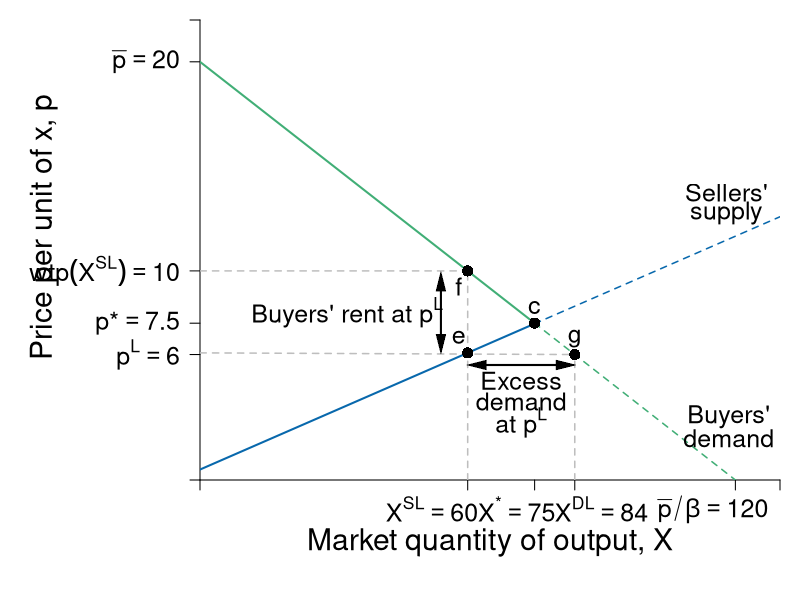

Write R code to recreate this figure.
require(shape)
pdf(file = "competitionmarkets/demand_supply_excess_D.pdf", width = 9, height = 7)

#Set parameters for graphics
pointsize <- 1.8
axislabelsize <- 1.8
labelsize <- 1.5
namesize <- 1.8
annotatesize <- 1.5
graphlinewidth <- 2
segmentlinewidth <- 1.5

COL <- c("#7fc97f", "#beaed4", "#fdc086", "#ffff99", "#386cb0", "#f0027f", "#bf5b17", "#666666")
COLA <- c("#e0f3db", "#99d8c9","#66c2a4","#41ae76", "#238b45", "#005824")
COLB <- c("#c6dbef", "#4eb3d3", "#2b8cbe", "#0868ac","#084081")
COLC <- c("#fcfbfd", "#efedf5", "#dadaeb", "#bcbddc", "#9e9ac8", "#807dba", "#6a51a3", "#54278f", "#3f007d")

par(mar =  c(6, 10, 1, 1))

Demand <- function(x, rmax = 20, xmax = 12, n = 10) {
  rmax - (rmax/(n*xmax))*x
}

mrsA <- function(x, rmax = 20, xmax = 10) {
  rmax - (rmax/xmax)*x
}

uA <- function(x, y, rmax = 20, xmax = 10) {
  y + rmax*x - (1/2)(rmax/xmax)*x^2
}


#Supply <- function(x, c1 = 0, c2 = 0.05){
#  c1 + 2*c2*x
#}

# New Supply
Supply <- function(x, c1 = 0.5, c2 = 0.0465){
  c1 + 2*c2*x
}

xlims <- c(0, 130)
ylims <- c(0, 22)

npts <- 501 
x <- seq(xlims[1], xlims[2], length.out = npts)
y <- seq(ylims[1], ylims[2], length.out = npts) 
a <- c(46.08, 55, 64)
b <- c(46.08, 55, 64)

plot(0, 0, xlim = xlims, ylim = ylims, type = "n",
     xlab = expression(paste("")),
     ylab = expression(paste("")), 
     xaxt = "n", 
     yaxt = "n", 
     cex.lab = axislabelsize, 
     bty = "n",
     xaxs="i", 
     yaxs="i")

# ticksy <- seq(from = 0, to = ylims[2], by = 2)
# ylabels <- seq(from = 0, to = ylims[2], by = 2)
# ticksx <- seq(from = 0, to = xlims[2], by = 2)
# xlabels <- seq(from = 0, to = xlims[2], by = 2)
ticksy <- c(0, 6, 7.5, Demand(x = 60), 20, ylims[2])
#ylabels <- c(NA, expression(paste(p^L)), expression(paste(p,"*")), expression(paste(wtp(X^{SL}))), expression(paste(bar(p))), NA)
ylabels <- c(NA, expression(paste(p^L) == 6), expression(paste(p,"*") == 7.5), expression(paste(wtp(X^{SL}) == 10)), expression(paste(bar(p) == 20)), NA)
ticksx <- c(0,  60, 75, 84, 120, xlims[2])
#xlabels <- c(NA, expression(paste(X^{SL})), expression(paste(X,"*")), expression(paste(X^{DL})), expression(paste(bar(p)/beta)), NA)
xlabels <- c(NA, expression(paste(X^{SL} == 60)), expression(paste(X^{"*"} == 75)), expression(paste(X^{DL} ==84)), expression(paste(bar(p)/beta == 120)), NA)

axis(1, at = ticksx, pos = 0, labels = FALSE, cex.axis = labelsize)
text(x = c(0, 52, 71, 90, 115, xlims[2]), par("usr")[3] - 0.5, labels = xlabels, srt = 0, pos = 1, xpd = TRUE, cex = labelsize)
axis(2, at = ticksy, pos = 0, labels = ylabels, las = 1,  cex.axis = labelsize)

npts <- 500 
xx1 <- seq(xlims[1], 75, length.out = npts)
xx2 <- seq(75, xlims[2], length.out = npts)

#Lines for mrs graph
lines(xx1, Demand(xx1), col = COLA[4], lwd = graphlinewidth)
lines(xx2, Demand(xx2), col = COLA[4], lty = 2, lwd = segmentlinewidth)
lines(xx1, Supply(xx1), col = COLB[4], lwd = graphlinewidth)
lines(xx2, Supply(xx2), col = COLB[4], lty = 2, lwd = segmentlinewidth)

#Label axes
#mtext(expression(paste("Market quantity of output, ", X)), side=1, line = 2.5, cex = axislabelsize)
text(0.5*xlims[2], -3, expression(paste("Market quantity of output, ", X)), xpd = TRUE, cex = axislabelsize) 
text(-35, 0.55*ylims[2], expression(paste("Price per unit of x, ", p)), xpd = TRUE, cex = axislabelsize, srt = 90) 


# segments(0, 7.5, 75, 7.5, lty = 2, "gray" , lwd = segmentlinewidth)
# segments(75, 0, 75, 7.5, lty = 2, col = "gray" , lwd = segmentlinewidth)
points(75, 7.5, pch = 16, col = "black", cex = 1.5)
text(75, 8.25, expression(c), cex = labelsize)

segments(0, Supply(x = 60), 84, Demand(x = 84), lty = 2, "gray" , lwd = segmentlinewidth)
segments(60, 0, 60, Demand(x = 60), lty = 2, col = "gray" , lwd = segmentlinewidth)
segments(0, Demand(x = 60), 60, Demand(x = 60), lty = 2, col = "gray" , lwd = segmentlinewidth)
segments(84, 0, 84, Demand(x = 84), lty = 2, col = "gray" , lwd = segmentlinewidth)
points(60, Supply(x = 60), pch = 16, col = "black", cex = 1.5)
points(84, Demand(x = 84), pch = 16, col = "black", cex = 1.5)
points(60, Demand(x = 60), pch = 16, col = "black", cex = 1.5)
text(84, Demand(x = 84) + 0.75, expression(g), cex = labelsize)
text(60 - 2, Supply(x = 60) + 0.75, expression(e), cex = labelsize)
text(60 - 2, Demand(x = 60) - 0.75, expression(f), cex = labelsize)

Arrows(54, 6.5, 54, 9.5, col = "black", lty = 1, code = 3, lwd = 2, arr.type = "triangle", arr.lwd = 0.5)
text(33, 8, expression(paste("Buyers' rent at ", p^L)), cex = labelsize)


# 
# points(50, 10, pch = 16, col = "black", cex = 1.5)
# text(52, 10.5, expression(M))

#segments(4.11765, 6.17647, 5.88, 8.88, lty = 1, col = COL[2] , lwd = graphlinewidth)
text(118, 13.75, expression("Sellers'"), cex = labelsize)
text(118, 12.75, expression("supply"), cex = labelsize)
#text(7.3, 2.5, expression("Curve"))

# Arrows(56, 11.5, 108, 11.5, col = "black", lty = 1, code = 3, lwd = 2, arr.type = "triangle", arr.lwd = 0.5)
# text(80, 12.5, expression(paste("Excess Supply at ", p^H)), cex = labelsize)

Arrows(62, 5.5, 82, 5.5, col = "black", lty = 1, code = 3, lwd = 2, arr.type = "triangle", arr.lwd = 0.5)
text(72, 4.75, expression(paste("Excess")), cex = labelsize)
text(72, 3.75, expression(paste("demand")), cex = labelsize)
text(72, 2.75, expression(paste("at ", p^L)), cex = labelsize)


#Label Demand
text(118.5, 3, expression(paste("Buyers'")), cex = labelsize)
text(118.5, 2, expression(paste("demand")), cex = labelsize)

#doesn't seem to be giving me a new pdf 
dev.off()
